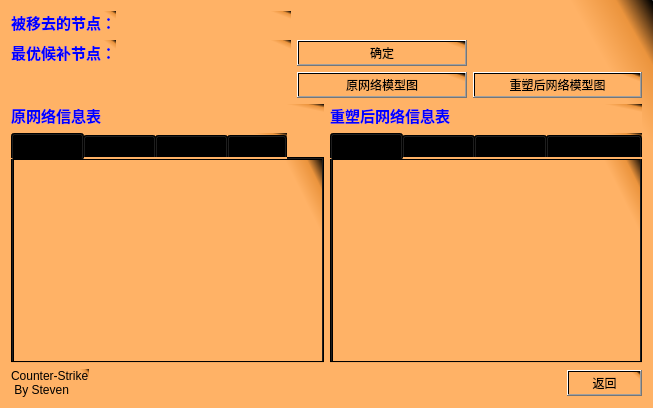
<?xml version="1.0" encoding="UTF-8"?>
<ui version="4.0">
 <class>Reshape</class>
 <widget class="QWidget" name="Reshape">
  <property name="geometry">
   <rect>
    <x>0</x>
    <y>0</y>
    <width>653</width>
    <height>408</height>
   </rect>
  </property>
  <property name="windowTitle">
   <string>TSP-reshape</string>
  </property>
  <property name="windowIcon">
   <iconset resource="resource.qrc">
    <normaloff>:/pic/resourse/icon.jpg</normaloff>:/pic/resourse/icon.jpg</iconset>
  </property>
  <property name="styleSheet">
   <string notr="true">background-color: qlineargradient(spread:pad, x1:0.724, y1:0.505591, x2:0, y2:1, stop:0.101695 rgba(170, 255, 255, 255), stop:1 rgba(255, 255, 255, 255));
background-color: qlineargradient(spread:pad, x1:0.886591, y1:0.04, x2:1, y2:0, stop:0 rgba(255, 178, 102, 255), stop:0.55 rgba(235, 148, 61, 255), stop:0.98 rgba(0, 0, 0, 255), stop:1 rgba(0, 0, 0, 0));</string>
  </property>
  <layout class="QGridLayout" name="gridLayout_2">
   <item row="0" column="0" colspan="2">
    <layout class="QGridLayout" name="gridLayout">
     <item row="1" column="0">
      <widget class="QLabel" name="label_4">
       <property name="text">
        <string>&lt;html&gt;&lt;head/&gt;&lt;body&gt;&lt;p&gt;&lt;span style=&quot; font-size:11pt; font-weight:600; color:#0000ff;&quot;&gt;最优候补节点：&lt;/span&gt;&lt;/p&gt;&lt;/body&gt;&lt;/html&gt;</string>
       </property>
      </widget>
     </item>
     <item row="0" column="0">
      <widget class="QLabel" name="label_3">
       <property name="text">
        <string>&lt;html&gt;&lt;head/&gt;&lt;body&gt;&lt;p&gt;&lt;span style=&quot; font-size:11pt; font-weight:600; color:#0000ff;&quot;&gt;被移去的节点：&lt;/span&gt;&lt;/p&gt;&lt;/body&gt;&lt;/html&gt;</string>
       </property>
      </widget>
     </item>
     <item row="0" column="2">
      <spacer name="horizontalSpacer_3">
       <property name="orientation">
        <enum>Qt::Horizontal</enum>
       </property>
       <property name="sizeHint" stdset="0">
        <size>
         <width>40</width>
         <height>20</height>
        </size>
       </property>
      </spacer>
     </item>
     <item row="1" column="2">
      <widget class="QPushButton" name="confirm">
       <property name="autoFillBackground">
        <bool>false</bool>
       </property>
       <property name="styleSheet">
        <string notr="true">background-image: url(:/pic/resourse/bullet.jpg);
font: 75 12pt &quot;黑体&quot;;
</string>
       </property>
       <property name="text">
        <string>确定</string>
       </property>
      </widget>
     </item>
     <item row="2" column="2">
      <widget class="QPushButton" name="showorigingraph">
       <property name="styleSheet">
        <string notr="true">background-image: url(:/pic/resourse/bullet.jpg);
font: 75 12pt &quot;黑体&quot;;
</string>
       </property>
       <property name="text">
        <string>原网络模型图</string>
       </property>
      </widget>
     </item>
     <item row="1" column="3">
      <spacer name="horizontalSpacer_2">
       <property name="orientation">
        <enum>Qt::Horizontal</enum>
       </property>
       <property name="sizeHint" stdset="0">
        <size>
         <width>40</width>
         <height>20</height>
        </size>
       </property>
      </spacer>
     </item>
     <item row="2" column="3">
      <widget class="QPushButton" name="showreshapegraph">
       <property name="styleSheet">
        <string notr="true">background-image: url(:/pic/resourse/bullet.jpg);
font: 75 12pt &quot;黑体&quot;;
</string>
       </property>
       <property name="text">
        <string>重塑后网络模型图</string>
       </property>
      </widget>
     </item>
     <item row="0" column="1">
      <widget class="QLabel" name="remove_label">
       <property name="text">
        <string/>
       </property>
      </widget>
     </item>
     <item row="1" column="1">
      <widget class="QLabel" name="replace_label">
       <property name="text">
        <string/>
       </property>
      </widget>
     </item>
     <item row="2" column="1">
      <spacer name="horizontalSpacer_4">
       <property name="orientation">
        <enum>Qt::Horizontal</enum>
       </property>
       <property name="sizeHint" stdset="0">
        <size>
         <width>40</width>
         <height>20</height>
        </size>
       </property>
      </spacer>
     </item>
    </layout>
   </item>
   <item row="1" column="0">
    <widget class="QLabel" name="label_2">
     <property name="text">
      <string>&lt;html&gt;&lt;head/&gt;&lt;body&gt;&lt;p&gt;&lt;span style=&quot; font-size:11pt; font-weight:600; color:#0000ff;&quot;&gt;原网络信息表&lt;/span&gt;&lt;/p&gt;&lt;/body&gt;&lt;/html&gt;</string>
     </property>
     <property name="textFormat">
      <enum>Qt::AutoText</enum>
     </property>
    </widget>
   </item>
   <item row="1" column="1">
    <widget class="QLabel" name="label_5">
     <property name="text">
      <string>&lt;html&gt;&lt;head/&gt;&lt;body&gt;&lt;p&gt;&lt;span style=&quot; font-size:11pt; font-weight:600; color:#0000ff;&quot;&gt;重塑后网络信息表&lt;/span&gt;&lt;/p&gt;&lt;/body&gt;&lt;/html&gt;</string>
     </property>
    </widget>
   </item>
   <item row="2" column="0">
    <widget class="QTabWidget" name="tabWidget">
     <property name="layoutDirection">
      <enum>Qt::LeftToRight</enum>
     </property>
     <property name="currentIndex">
      <number>0</number>
     </property>
     <property name="elideMode">
      <enum>Qt::ElideNone</enum>
     </property>
     <property name="movable">
      <bool>false</bool>
     </property>
     <widget class="QWidget" name="tab">
      <attribute name="title">
       <string>基本信息</string>
      </attribute>
      <widget class="QTextBrowser" name="origin_info">
       <property name="geometry">
        <rect>
         <x>0</x>
         <y>0</y>
         <width>311</width>
         <height>221</height>
        </rect>
       </property>
      </widget>
     </widget>
     <widget class="QWidget" name="tab_2">
      <attribute name="title">
       <string>邻接矩阵</string>
      </attribute>
      <widget class="QTextBrowser" name="origin_adj">
       <property name="geometry">
        <rect>
         <x>0</x>
         <y>0</y>
         <width>311</width>
         <height>221</height>
        </rect>
       </property>
      </widget>
     </widget>
     <widget class="QWidget" name="tab_5">
      <attribute name="title">
       <string>属性矩阵</string>
      </attribute>
      <widget class="QTextBrowser" name="origin_pro">
       <property name="geometry">
        <rect>
         <x>0</x>
         <y>0</y>
         <width>311</width>
         <height>221</height>
        </rect>
       </property>
      </widget>
     </widget>
     <widget class="QWidget" name="tab_8">
      <attribute name="title">
       <string>模型图</string>
      </attribute>
      <widget class="QGraphicsView" name="showgraph">
       <property name="geometry">
        <rect>
         <x>0</x>
         <y>0</y>
         <width>311</width>
         <height>221</height>
        </rect>
       </property>
      </widget>
     </widget>
    </widget>
   </item>
   <item row="3" column="0" colspan="2">
    <layout class="QHBoxLayout" name="horizontalLayout">
     <item>
      <widget class="QLabel" name="label">
       <property name="text">
        <string>Counter-Strike
 By Steven</string>
       </property>
      </widget>
     </item>
     <item>
      <spacer name="horizontalSpacer">
       <property name="orientation">
        <enum>Qt::Horizontal</enum>
       </property>
       <property name="sizeHint" stdset="0">
        <size>
         <width>388</width>
         <height>20</height>
        </size>
       </property>
      </spacer>
     </item>
     <item>
      <widget class="QPushButton" name="quit">
       <property name="styleSheet">
        <string notr="true">background-image: url(:/pic/resourse/bullet.jpg);
font: 75 12pt &quot;黑体&quot;;
</string>
       </property>
       <property name="text">
        <string>返回</string>
       </property>
      </widget>
     </item>
    </layout>
   </item>
   <item row="2" column="1">
    <widget class="QTabWidget" name="tabWidget_2">
     <property name="tabPosition">
      <enum>QTabWidget::North</enum>
     </property>
     <property name="tabShape">
      <enum>QTabWidget::Rounded</enum>
     </property>
     <property name="currentIndex">
      <number>0</number>
     </property>
     <property name="elideMode">
      <enum>Qt::ElideNone</enum>
     </property>
     <property name="tabBarAutoHide">
      <bool>false</bool>
     </property>
     <widget class="QWidget" name="tab_3">
      <property name="layoutDirection">
       <enum>Qt::LeftToRight</enum>
      </property>
      <attribute name="title">
       <string>基本信息</string>
      </attribute>
      <widget class="QTextBrowser" name="reshape_info">
       <property name="geometry">
        <rect>
         <x>0</x>
         <y>0</y>
         <width>311</width>
         <height>221</height>
        </rect>
       </property>
      </widget>
     </widget>
     <widget class="QWidget" name="tab_4">
      <attribute name="title">
       <string>邻接矩阵</string>
      </attribute>
      <widget class="QTextBrowser" name="reshape_adj">
       <property name="geometry">
        <rect>
         <x>0</x>
         <y>0</y>
         <width>311</width>
         <height>221</height>
        </rect>
       </property>
      </widget>
     </widget>
     <widget class="QWidget" name="tab_6">
      <attribute name="title">
       <string>属性矩阵</string>
      </attribute>
      <widget class="QTextBrowser" name="reshape_pro">
       <property name="geometry">
        <rect>
         <x>0</x>
         <y>0</y>
         <width>311</width>
         <height>221</height>
        </rect>
       </property>
      </widget>
     </widget>
     <widget class="QWidget" name="tab_7">
      <attribute name="title">
       <string>其他可能结果</string>
      </attribute>
      <widget class="QTextBrowser" name="reshape_more">
       <property name="geometry">
        <rect>
         <x>0</x>
         <y>0</y>
         <width>311</width>
         <height>221</height>
        </rect>
       </property>
      </widget>
     </widget>
    </widget>
   </item>
  </layout>
  <zorder>tabWidget_2</zorder>
  <zorder>label_2</zorder>
  <zorder>label_5</zorder>
  <zorder>tabWidget</zorder>
 </widget>
 <tabstops>
  <tabstop>confirm</tabstop>
  <tabstop>showorigingraph</tabstop>
  <tabstop>showreshapegraph</tabstop>
  <tabstop>tabWidget</tabstop>
  <tabstop>origin_info</tabstop>
  <tabstop>origin_adj</tabstop>
  <tabstop>origin_pro</tabstop>
  <tabstop>showgraph</tabstop>
  <tabstop>tabWidget_2</tabstop>
  <tabstop>reshape_info</tabstop>
  <tabstop>reshape_adj</tabstop>
  <tabstop>reshape_pro</tabstop>
  <tabstop>reshape_more</tabstop>
  <tabstop>quit</tabstop>
 </tabstops>
 <resources>
  <include location="resource.qrc"/>
 </resources>
 <connections/>
</ui>
